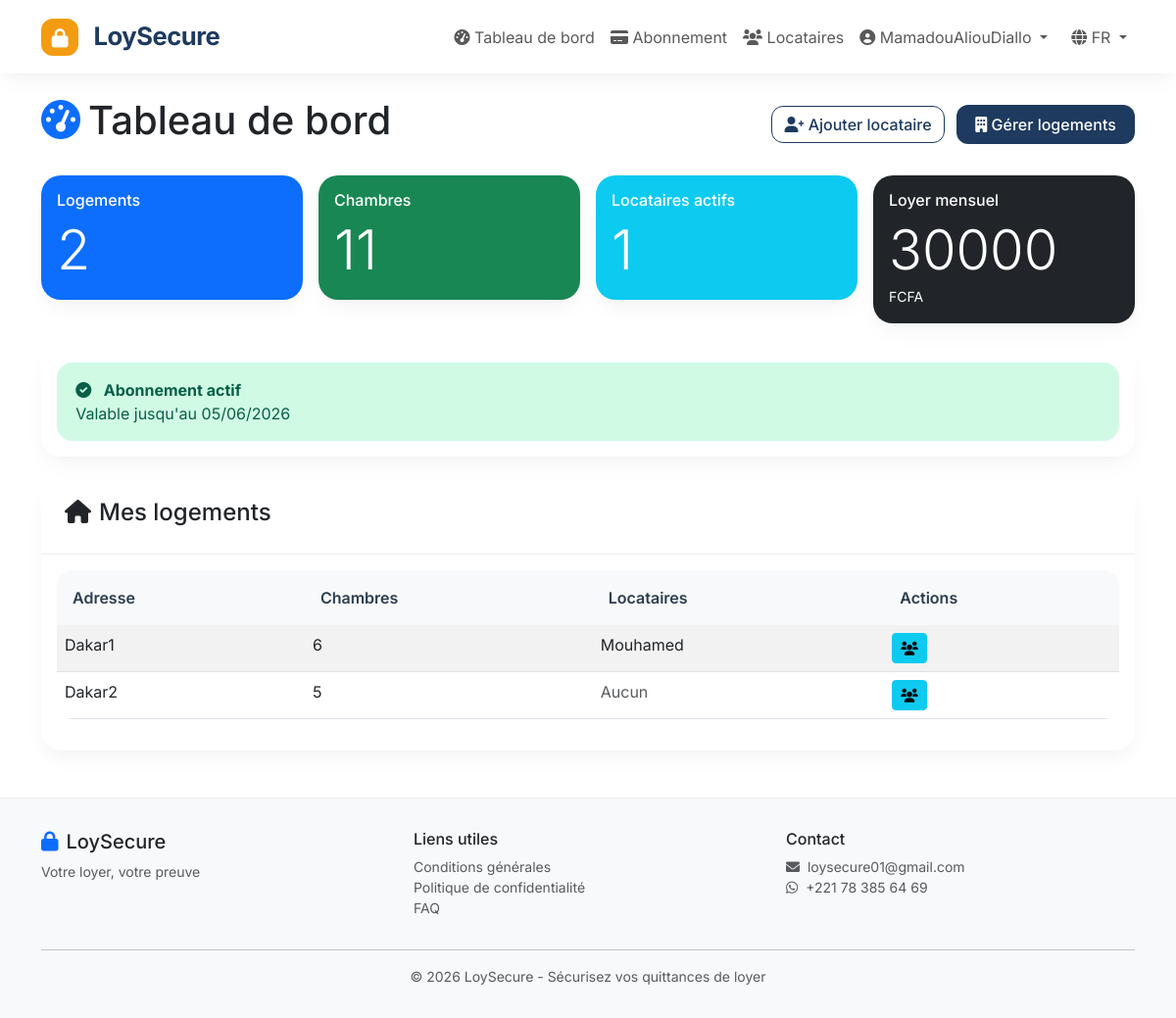
Page /dashboard/ (signed in) on the committed database.
### accounts/models.py (models this page shows, shortened)
class CustomUser(AbstractUser):
    CURRENCY_CHOICES = [
        ('XOF', 'Franc CFA (XOF) - Sénégal, Côte d\'Ivoire, Bénin, Togo, Burkina, Mali, Niger'),
        ('XAF', 'Franc CFA (XAF) - Cameroun, Gabon, Congo, RCA, Tchad'),
        ('GNF', 'Franc Guinéen (GNF) - Guinée'),
    ]
    SUBSCRIPTION_TYPE_CHOICES = [
        ('free_trial', _('Essai gratuit (1er mois)')),
        ('pay_per_use', _('Pay-per-use (100 FCFA/chambre)')),
        ('subscription', _('Abonnement mensuel')),
    ]
    phone = models.CharField(_('Téléphone'), max_length=20, unique=True)
    currency = models.CharField(_('Devise'), max_length=3, choices=CURRENCY_CHOICES, default='XOF')
    company_name = models.CharField(_('Entreprise'), max_length=200, blank=True)
    address = models.TextField(_('Adresse'), blank=True)
    subscription_type = models.CharField(
        _('Type d\'abonnement'),
        max_length=20,
        choices=SUBSCRIPTION_TYPE_CHOICES,
        default='free_trial'
    )
    credits_balance = models.IntegerField(_('Crédits disponibles'), default=0)
    subscription_active = models.BooleanField(_('Abonnement actif'), default=False)
    subscription_start_date = models.DateTimeField(_('Début abonnement'), null=True, blank=True)
    subscription_end_date = models.DateTimeField(_('Fin abonnement'), null=True, blank=True)
    subscription_tier = models.CharField(_('Tranche abonnement'), max_length=20, blank=True)
    first_month_free_used = models.BooleanField(_('1er mois gratuit utilisé'), default=False)
    consecutive_paid_months = models.IntegerField(_('Mois payés consécutifs'), default=0)
    free_month_used = models.BooleanField(_('Mois offert utilisé'), default=False)
    first_year_complete = models.BooleanField(_('1ère année terminée'), default=False)
    free_trial_usage = models.IntegerField(_('Quittances utilisées pendant essai'), default=0)
    total_rooms_declared = models.IntegerField(_('Total chambres déclarées'), default=0)
    last_compliance_check = models.DateTimeField(_('Dernier contrôle conformité'), null=True, blank=True)
    created_at = models.DateTimeField(_('Date d\'inscription'), auto_now_add=True)
    updated_at = models.DateTimeField(_('Date de mise à jour'), auto_now=True)
    class Meta:
        verbose_name = _('Propriétaire')
        verbose_name_plural = _('Propriétaires')
    def get_total_rooms(self):
        total = sum(p.number_of_rooms for p in self.properties.all())
        if self.total_rooms_declared != total:
            self.total_rooms_declared = total
            self.save(update_fields=['total_rooms_declared'])
        return total

### properties/models.py (models this page shows, shortened)
class Property(models.Model):
    owner = models.ForeignKey(
        settings.AUTH_USER_MODEL,
        on_delete=models.CASCADE,
        related_name='properties',
        verbose_name=_('Propriétaire')
    )
    address = models.CharField(_('Adresse'), max_length=500)
    number_of_rooms = models.PositiveIntegerField(_('Nombre de chambres'), default=1)
    description = models.TextField(_('Description'), blank=True)
    is_active = models.BooleanField(_('Actif'), default=True)
    created_at = models.DateTimeField(auto_now_add=True)
    updated_at = models.DateTimeField(auto_now=True)
    class Meta:
        verbose_name = _('Logement')
        verbose_name_plural = _('Logements')
        ordering = ['-created_at']
    def get_total_rent_per_month(self):
        return sum(t.rent_amount for t in self.tenants.filter(is_active=True))

### tenants/models.py (models this page shows, shortened)
class Tenant(models.Model):
    property_ref = models.ForeignKey(
        'properties.Property',
        on_delete=models.CASCADE,
        related_name='tenants',
        verbose_name=_('Logement')
    )
    name = models.CharField(_('Nom complet'), max_length=200)
    phone = models.CharField(_('Numéro de téléphone'), max_length=20)
    email = models.EmailField(_('Email'), blank=True)
    rent_amount = models.PositiveIntegerField(_('Montant du loyer'))
    contract_start_date = models.DateField(_('Début du contrat'), null=True, blank=True)
    contract_end_date = models.DateField(_('Fin du contrat'), null=True, blank=True)
    is_active = models.BooleanField(_('Actif'), default=True)
    notes = models.TextField(_('Notes'), blank=True)
    created_at = models.DateTimeField(auto_now_add=True)
    updated_at = models.DateTimeField(auto_now=True)
    class Meta:
        verbose_name = _('Locataire')
        verbose_name_plural = _('Locataires')
        ordering = ['name']

### properties/views.py (the view)
# urls.py: path('dashboard/', include('properties.urls')),
@login_required
def dashboard(request):
    properties = request.user.properties.all()
    total_rooms = request.user.get_total_rooms()
    total_tenants = sum(p.tenants.count() for p in properties)
    active_tenants = sum(p.tenants.filter(is_active=True).count() for p in properties)
    total_monthly_rent = sum(p.get_total_rent_per_month() for p in properties)
    context = {
        'properties': properties,
        'total_rooms': total_rooms,
        'total_tenants': total_tenants,
        'active_tenants': active_tenants,
        'total_monthly_rent': total_monthly_rent,
        'subscription_active': request.user.subscription_active,
        'subscription_end_date': request.user.subscription_end_date,
        'credits_balance': request.user.credits_balance,
        'subscription_type': request.user.subscription_type,
    }
    return render(request, 'properties/dashboard.html', context)

### templates/properties/dashboard.html (shortened to what this page needs)
{% extends 'base.html' %}
{% load i18n %}
{% block content %}
<div class="d-flex justify-content-between align-items-center mb-4 flex-wrap">
    <h1><i class="fas fa-tachometer-alt me-2 text-primary"></i>{% trans "Tableau de bord" %}</h1>
    <div>
        <a href="{% url 'tenants:tenant_create' %}" class="btn btn-outline-primary me-2">
            <i class="fas fa-user-plus"></i> {% trans "Ajouter locataire" %}
        </a>
        <a href="{% url 'properties:declare_rooms' %}" class="btn btn-primary">
            <i class="fas fa-building"></i> {% trans "Gérer logements" %}
        </a>
    </div>
</div>
<div class="row mb-4 g-3">
    <div class="col-sm-6 col-md-3">
        <div class="card text-white bg-primary">
            <div class="card-body">
                <h6 class="card-title">{% trans "Logements" %}</h6>
                <h2 class="display-4 mb-0">{{ properties.count }}</h2>
            </div>
        </div>
    </div>
    <div class="col-sm-6 col-md-3">
        <div class="card text-white bg-success">
            <div class="card-body">
                <h6 class="card-title">{% trans "Chambres" %}</h6>
                <h2 class="display-4 mb-0">{{ total_rooms }}</h2>
            </div>
        </div>
    </div>
    <div class="col-sm-6 col-md-3">
        <div class="card text-white bg-info">
            <div class="card-body">
                <h6 class="card-title">{% trans "Locataires actifs" %}</h6>
                <h2 class="display-4 mb-0">{{ active_tenants }}</h2>
            </div>
        </div>
    </div>
    <div class="col-sm-6 col-md-3">
        <div class="card text-white bg-dark">
            <div class="card-body">
                <h6 class="card-title">{% trans "Loyer mensuel" %}</h6>
                <h2 class="display-4 mb-0">{{ total_monthly_rent|floatformat:0 }}</h2>
                <small>FCFA</small>
            </div>
        </div>
    </div>
</div>
<div class="row mb-4">
    <div class="col-12">
        <div class="card">
            <div class="card-body">
                {% if subscription_type == 'subscription' %}
                    {% if subscription_active %}
                        <div class="alert alert-success mb-0">
                            <i class="fas fa-check-circle me-2"></i>
                            <strong>{% trans "Abonnement actif" %}</strong><br>
                            {% trans "Valable jusqu'au" %} {{ subscription_end_date|date:"d/m/Y" }}
                        </div>
                    {% else %}
                        <div class="alert alert-warning mb-0">
                            <i class="fas fa-exclamation-triangle me-2"></i>
                            <strong>{% trans "Abonnement inactif" %}</strong><br>
                            <a href="{% url 'subscriptions:dashboard' %}">{% trans "Activez votre abonnement" %}</a>
                        </div>
                    {% endif %}
                {% elif subscription_type == 'pay_per_use' %}
                    <div class="alert alert-info mb-0">
                        <i class="fas fa-coins me-2"></i>
                        <strong>{% trans "Mode Pay-per-use" %}</strong><br>
                        {% trans "Crédits disponibles :" %} <strong>{{ credits_balance }}</strong>
                    </div>
                {% elif subscription_type == 'free_trial' %}
                    <div class="alert alert-warning mb-0">
                        <i class="fas fa-gift me-2"></i>
                        <strong>{% trans "Période d'essai" %}</strong><br>
                        {% trans "10 quittances offertes. Choisissez une formule dans l'onglet Abonnement." %}
                    </div>
                {% endif %}
            </div>
        </div>
    </div>
</div>
<div class="card">
    <div class="card-header bg-white">
        <h4><i class="fas fa-home me-2"></i>{% trans "Mes logements" %}</h4>
    </div>
    <div class="card-body">
        {% if properties %}
            <div class="table-responsive">
                <table class="table table-striped table-hover">
                    <thead>
                        <tr>
                            <th>{% trans "Adresse" %}</th>
                            <th>{% trans "Chambres" %}</th>
                            <th>{% trans "Locataires" %}</th>
                            <th>{% trans "Actions" %}</th>
                        </tr>
                    </thead>
                    <tbody>
                        {% for property in properties %}
                        <tr>
                            <td>{{ property.address|truncatechars:50 }}</td>
                            <td>{{ property.number_of_rooms }}</td>
                            <td>
                                {% for tenant in property.tenants.all %}
                                    {{ tenant.name }}{% if not forloop.last %}, {% endif %}
                                {% empty %}
                                    <span class="text-muted">{% trans "Aucun" %}</span>
                                {% endfor %}
                            </td>
                            <td>
                                <a href="{% url 'tenants:tenant_list' %}" class="btn btn-sm btn-info">
                                    <i class="fas fa-users"></i>
                                </a>
                            </td>
                        </tr>
                        {% endfor %}
                    </tbody>
                </table>
            </div>
        {% endif %}
    </div>
</div>
{% endblock %}

### templates/base.html (shortened to what this page needs)
{% load i18n static %}
<!DOCTYPE html>
<html lang="fr">
<head>
    <link href="https://cdn.jsdelivr.net/npm/bootstrap@5.3.0/dist/css/bootstrap.min.css" rel="stylesheet">
    <link rel="stylesheet" href="https://cdnjs.cloudflare.com/ajax/libs/font-awesome/6.0.0/css/all.min.css">
</head>
<body>
    <nav class="navbar navbar-expand-lg sticky-top">
        <div class="container">
            <a class="navbar-brand" href="{% url 'home' %}">
                <div class="logo-icon d-inline-flex">
                    <i class="fas fa-lock"></i>
                </div>
                LoySecure
            </a>
            <div class="collapse navbar-collapse" id="navbarNav">
                <ul class="navbar-nav ms-auto">
                    {% if user.is_authenticated %}
                        <li class="nav-item">
                            <a class="nav-link" href="{% url 'properties:dashboard' %}">
                                <i class="fas fa-tachometer-alt"></i> {% trans "Tableau de bord" %}
                            </a>
                        </li>
                        <li class="nav-item">
                            <a class="nav-link" href="{% url 'subscriptions:dashboard' %}">
                                <i class="fas fa-credit-card"></i> {% trans "Abonnement" %}
                            </a>
                        </li>
                        <li class="nav-item">
                            <a class="nav-link" href="{% url 'tenants:tenant_list' %}">
                                <i class="fas fa-users"></i> {% trans "Locataires" %}
                            </a>
                        </li>
                        <li class="nav-item dropdown">
                            <a class="nav-link dropdown-toggle" href="#" data-bs-toggle="dropdown">
                                <i class="fas fa-user-circle"></i> {{ user.username }}
                            </a>
                        </li>
                    {% endif %}
                    <li class="nav-item dropdown ms-2">
                        <a class="nav-link dropdown-toggle" href="#" data-bs-toggle="dropdown">
                            <i class="fas fa-globe"></i> FR
                        </a>
                    </li>
                </ul>
            </div>
        </div>
    </nav>
    <div class="container mt-4">
        {% block content %}
        {% endblock %}
    </div>
    <footer>
        <div class="container">
            <div class="row">
                <div class="col-md-4 text-start">
                    <h5><i class="fas fa-lock text-primary me-2"></i>LoySecure</h5>
                    <p class="text-muted small">{% trans "Votre loyer, votre preuve" %}</p>
                </div>
                <div class="col-md-4 text-start">
                    <h6>{% trans "Liens utiles" %}</h6>
                    <ul class="list-unstyled small">
                        <li><a href="#" class="text-decoration-none text-muted">{% trans "Conditions générales" %}</a></li>
                        <li><a href="#" class="text-decoration-none text-muted">{% trans "Politique de confidentialité" %}</a></li>
                        <li><a href="#" class="text-decoration-none text-muted">{% trans "FAQ" %}</a></li>
                    </ul>
                </div>
                <div class="col-md-4 text-start">
                    <h6>{% trans "Contact" %}</h6>
                    <p class="small text-muted">
                        <i class="fas fa-envelope me-1"></i> loysecure01@gmail.com<br>
                        <i class="fab fa-whatsapp me-1"></i> +221 78 385 64 69
                    </p>
                </div>
            </div>
            <hr class="my-3">
            <p class="text-center text-muted small mb-0">
                &copy; 2026 LoySecure - {% trans "Sécurisez vos quittances de loyer" %}
            </p>
        </div>
    </footer>
</body>
</html>

### rows in the picture
CustomUser: username "MamadouAliouDiallo", subscription_end_date "05/06/2026"
Property: address "Dakar1", number_of_rooms "6"
Tenant: name "Mouhamed"
Property: address "Dakar2", number_of_rooms "5"

### other values in the picture
{{ properties.count }} "2"
{{ total_rooms }} "11"
{{ active_tenants }} "1"
{{ total_monthly_rent|floatformat:0 }} "30000"
